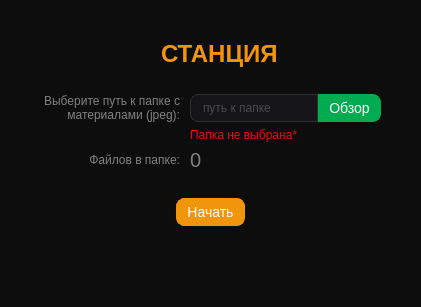
<?xml version="1.0" encoding="UTF-8"?>
<ui version="4.0">
 <class>Form</class>
 <widget class="QWidget" name="Form">
  <property name="geometry">
   <rect>
    <x>0</x>
    <y>0</y>
    <width>405</width>
    <height>307</height>
   </rect>
  </property>
  <property name="windowTitle">
   <string>Form</string>
  </property>
  <property name="styleSheet">
   <string notr="true">background-color: #0D0D0E;</string>
  </property>
  <layout class="QVBoxLayout" name="verticalLayout_2">
   <item>
    <widget class="QFrame" name="frame">
     <layout class="QVBoxLayout" name="verticalLayout">
      <item>
       <layout class="QHBoxLayout" name="logo_box">
        <property name="spacing">
         <number>10</number>
        </property>
        <property name="topMargin">
         <number>20</number>
        </property>
        <property name="bottomMargin">
         <number>20</number>
        </property>
        <item>
         <spacer name="logo_spacer_left">
          <property name="orientation">
           <enum>Qt::Horizontal</enum>
          </property>
          <property name="sizeHint" stdset="0">
           <size>
            <width>40</width>
            <height>20</height>
           </size>
          </property>
         </spacer>
        </item>
        <item>
         <widget class="QLabel" name="logo_icon">
          <property name="text">
           <string/>
          </property>
          <property name="pixmap">
           <pixmap resource="Resources.qrc">:/icons/hello_icon.svg</pixmap>
          </property>
         </widget>
        </item>
        <item>
         <widget class="QLabel" name="logo_text">
          <property name="styleSheet">
           <string notr="true">color: #F1950D;
font-size: 24px;
font-weight: 700;</string>
          </property>
          <property name="text">
           <string>СТАНЦИЯ</string>
          </property>
         </widget>
        </item>
        <item>
         <spacer name="logo_spacer_right">
          <property name="orientation">
           <enum>Qt::Horizontal</enum>
          </property>
          <property name="sizeHint" stdset="0">
           <size>
            <width>40</width>
            <height>20</height>
           </size>
          </property>
         </spacer>
        </item>
       </layout>
      </item>
      <item>
       <layout class="QHBoxLayout" name="file_form_box">
        <property name="leftMargin">
         <number>20</number>
        </property>
        <property name="rightMargin">
         <number>20</number>
        </property>
        <item>
         <spacer name="horizontalSpacer">
          <property name="orientation">
           <enum>Qt::Horizontal</enum>
          </property>
          <property name="sizeHint" stdset="0">
           <size>
            <width>13</width>
            <height>14</height>
           </size>
          </property>
         </spacer>
        </item>
        <item>
         <layout class="QFormLayout" name="file_form">
          <property name="horizontalSpacing">
           <number>10</number>
          </property>
          <item row="0" column="0">
           <widget class="QLabel" name="path_suggest_label">
            <property name="sizePolicy">
             <sizepolicy hsizetype="Fixed" vsizetype="Fixed">
              <horstretch>0</horstretch>
              <verstretch>0</verstretch>
             </sizepolicy>
            </property>
            <property name="minimumSize">
             <size>
              <width>140</width>
              <height>0</height>
             </size>
            </property>
            <property name="styleSheet">
             <string notr="true">color: gray;</string>
            </property>
            <property name="text">
             <string>Выберите путь к папке с материалами (jpeg):</string>
            </property>
            <property name="alignment">
             <set>Qt::AlignRight|Qt::AlignTrailing|Qt::AlignVCenter</set>
            </property>
            <property name="wordWrap">
             <bool>true</bool>
            </property>
            <property name="margin">
             <number>0</number>
            </property>
           </widget>
          </item>
          <item row="0" column="1">
           <layout class="QHBoxLayout" name="path_input_box">
            <property name="spacing">
             <number>0</number>
            </property>
            <item>
             <widget class="QLineEdit" name="path_browse_input">
              <property name="sizePolicy">
               <sizepolicy hsizetype="Fixed" vsizetype="Fixed">
                <horstretch>0</horstretch>
                <verstretch>0</verstretch>
               </sizepolicy>
              </property>
              <property name="styleSheet">
               <string notr="true">background-color: #151519;
border: 1px solid #303030;
border-radius: 8px;
color: gray;
padding: 5px 10px;
border-top-right-radius: 0;
border-bottom-right-radius: 0;</string>
              </property>
              <property name="placeholderText">
               <string>путь к папке</string>
              </property>
             </widget>
            </item>
            <item>
             <widget class="QPushButton" name="path_browse_button">
              <property name="sizePolicy">
               <sizepolicy hsizetype="Fixed" vsizetype="Fixed">
                <horstretch>0</horstretch>
                <verstretch>0</verstretch>
               </sizepolicy>
              </property>
              <property name="styleSheet">
               <string notr="true">background-color: #00AC4F;
border: 1px solid #00AC4F;
border-radius: 8px;
font-size: 14px;
color: white;
padding: 5px 10px;
border-top-left-radius: 0;
border-bottom-left-radius: 0;</string>
              </property>
              <property name="text">
               <string>Обзор</string>
              </property>
             </widget>
            </item>
           </layout>
          </item>
          <item row="1" column="1">
           <widget class="QLabel" name="error_path_alert">
            <property name="styleSheet">
             <string notr="true">color: red;</string>
            </property>
            <property name="text">
             <string>Папка не выбрана*</string>
            </property>
           </widget>
          </item>
          <item row="2" column="0">
           <widget class="QLabel" name="files_on_dir_key">
            <property name="minimumSize">
             <size>
              <width>140</width>
              <height>0</height>
             </size>
            </property>
            <property name="styleSheet">
             <string notr="true">color: gray;</string>
            </property>
            <property name="text">
             <string>Файлов в папке:</string>
            </property>
            <property name="alignment">
             <set>Qt::AlignRight|Qt::AlignTrailing|Qt::AlignVCenter</set>
            </property>
            <property name="wordWrap">
             <bool>true</bool>
            </property>
            <property name="margin">
             <number>0</number>
            </property>
           </widget>
          </item>
          <item row="2" column="1">
           <widget class="QLabel" name="files_on_dir_value">
            <property name="minimumSize">
             <size>
              <width>0</width>
              <height>0</height>
             </size>
            </property>
            <property name="styleSheet">
             <string notr="true">color: gray;
font-size: 20px;</string>
            </property>
            <property name="text">
             <string>0</string>
            </property>
            <property name="alignment">
             <set>Qt::AlignLeading|Qt::AlignLeft|Qt::AlignVCenter</set>
            </property>
            <property name="wordWrap">
             <bool>true</bool>
            </property>
            <property name="margin">
             <number>0</number>
            </property>
           </widget>
          </item>
         </layout>
        </item>
        <item>
         <spacer name="horizontalSpacer_2">
          <property name="orientation">
           <enum>Qt::Horizontal</enum>
          </property>
          <property name="sizeHint" stdset="0">
           <size>
            <width>13</width>
            <height>14</height>
           </size>
          </property>
         </spacer>
        </item>
       </layout>
      </item>
      <item>
       <layout class="QHBoxLayout" name="start_btn_box">
        <property name="topMargin">
         <number>20</number>
        </property>
        <item>
         <spacer name="left_space_start_btn">
          <property name="orientation">
           <enum>Qt::Horizontal</enum>
          </property>
          <property name="sizeHint" stdset="0">
           <size>
            <width>40</width>
            <height>20</height>
           </size>
          </property>
         </spacer>
        </item>
        <item>
         <widget class="QPushButton" name="start_recogntion">
          <property name="enabled">
           <bool>true</bool>
          </property>
          <property name="styleSheet">
           <string notr="true">QPushButton:enabled {
background-color: #F1950D;
border: 1px solid #F1950D;
border-radius: 8px;
font-size: 14px;
color: white;
padding: 5px 10px;
}

QPushButton:disabled {
background-color: rgba(241, 149, 13, 0.49);
border-radius: 8px;
font-size: 14px;
color: rgba(255, 255, 255, 0.5);
padding: 5px 10px;
}</string>
          </property>
          <property name="text">
           <string>Начать</string>
          </property>
         </widget>
        </item>
        <item>
         <spacer name="right_space_start_btn">
          <property name="orientation">
           <enum>Qt::Horizontal</enum>
          </property>
          <property name="sizeHint" stdset="0">
           <size>
            <width>40</width>
            <height>20</height>
           </size>
          </property>
         </spacer>
        </item>
       </layout>
      </item>
      <item>
       <layout class="QHBoxLayout" name="spacer_bottom">
        <item>
         <spacer name="verticalSpacer">
          <property name="orientation">
           <enum>Qt::Vertical</enum>
          </property>
          <property name="sizeHint" stdset="0">
           <size>
            <width>20</width>
            <height>40</height>
           </size>
          </property>
         </spacer>
        </item>
       </layout>
      </item>
     </layout>
    </widget>
   </item>
  </layout>
 </widget>
 <resources>
  <include location="Resources.qrc"/>
  <include location="../../../../../../../../Program Files (x86)/Qt Designer/Resources.qrc"/>
 </resources>
 <connections/>
</ui>
